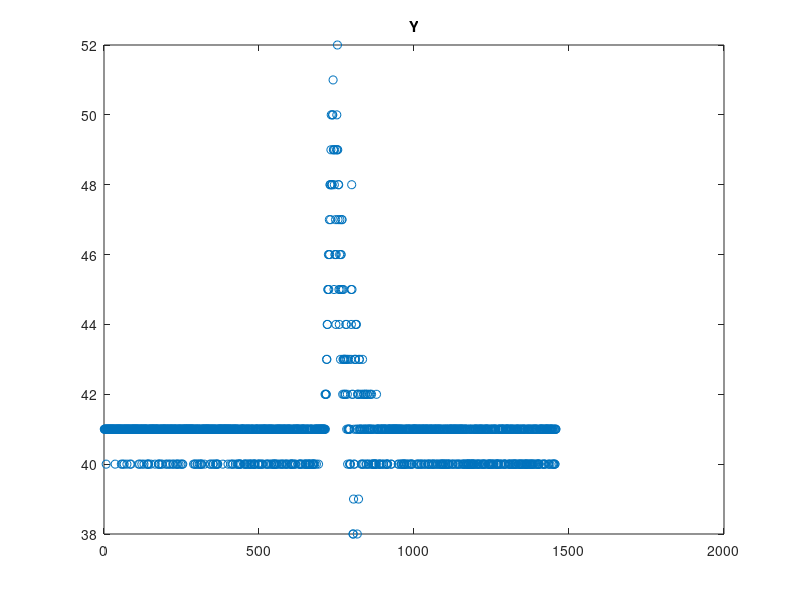
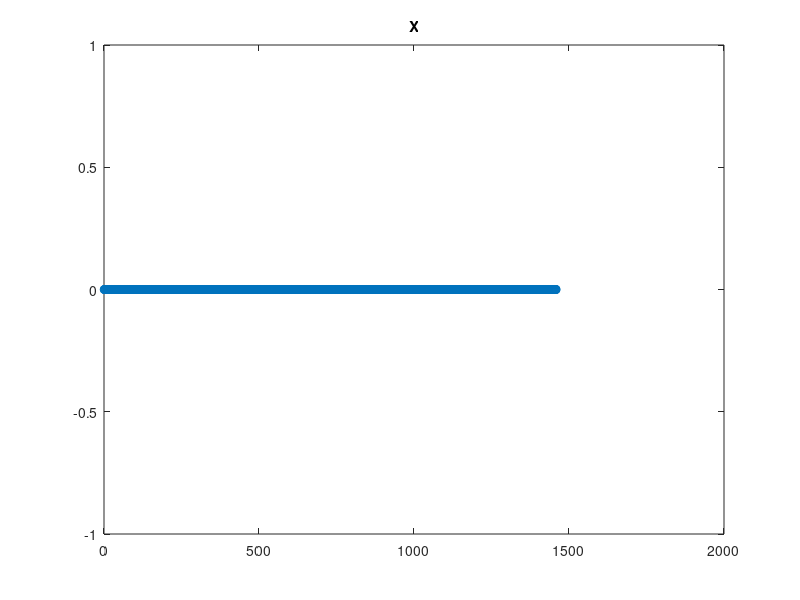
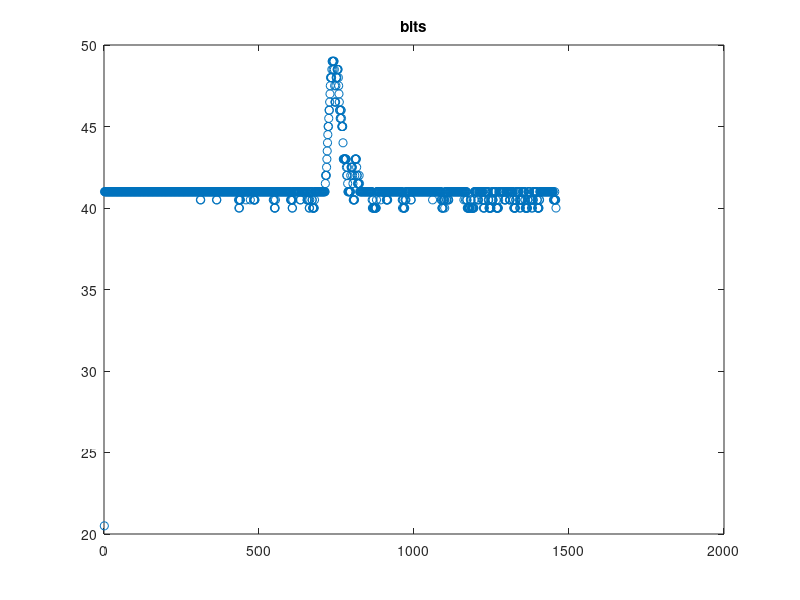
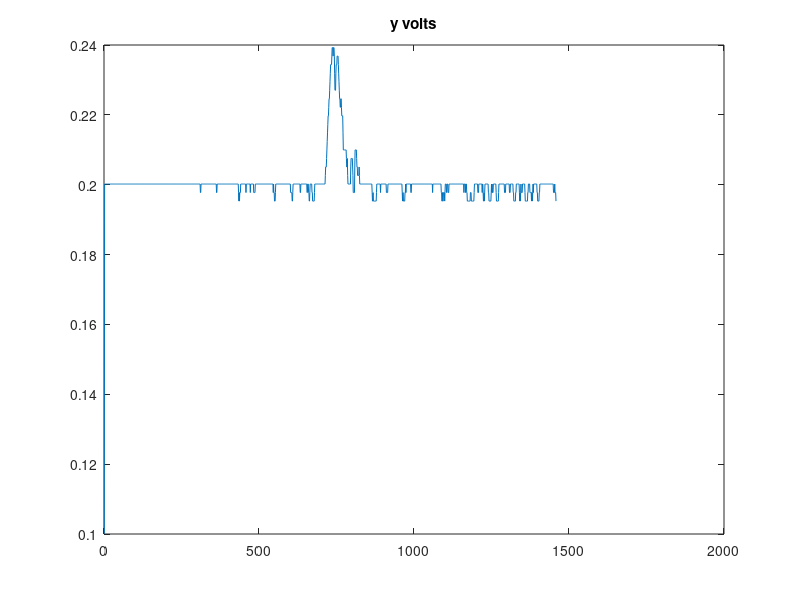

Recreate these plots in MATLAB, in order.
clear all
close all

x2=csvread('asma/marco_asma_with_finger_max_length_2.csv');  

y_p1_o=abs(x2(:,2)-255);
x_p1=x2(:,1);
figure(1)
plot(y_p1_o,'o')
title('Y')
figure(2)
plot(x_p1,'o')
title('X')
y_p1=medfilt1(y_p1_o,10);       

y_p1_converted=zeros(size(y_p1));
for i=1:length(y_p1)
    
    x=0;
    if (x_p1(i)==1)
        x=2^8;
    elseif (x_p1(i)==2)
        x=2^9;
    elseif (x_p1(i)==3)
        
        x=2^8+2^9;
    end
    
    y_p1_converted(i)=y_p1(i)+x;
    
end
figure(6)
plot(y_p1_converted,'o')
title('bits')

 y_p1_volts=y_p1_converted.*5./1024;
 
 vs=5;

 y_pressure=(y_p1_volts./vs-0.04)./0.018;

 y_pressure_mm_hg=y_pressure*7.5;
figure(7)
plot(y_p1_volts)
title('y volts')

figure(8)
plot(y_pressure)
title('y pressure KPa')

figure(9)
plot(y_pressure_mm_hg)
title('y pressure mmHg')
 
